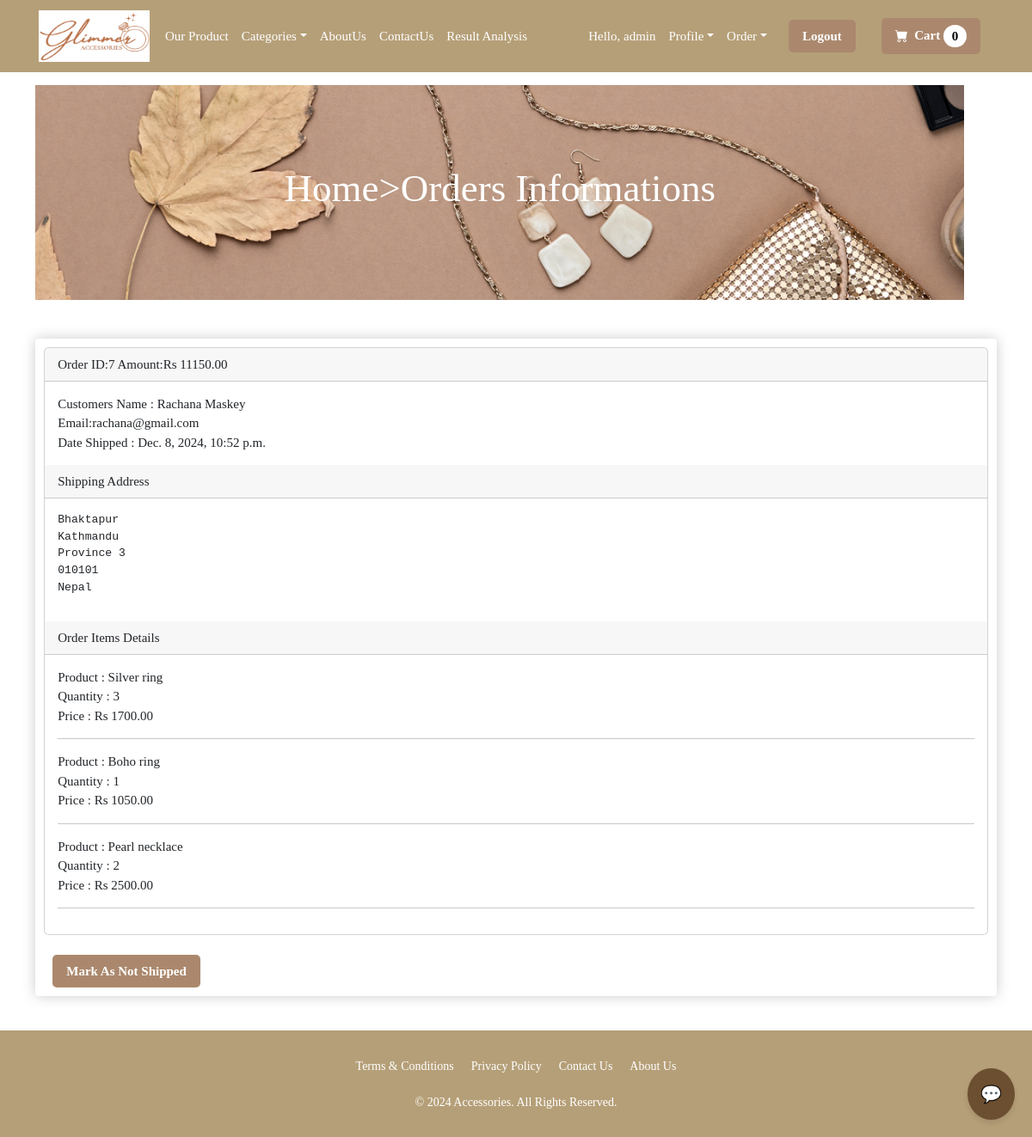
Page /payment/orders/7 (signed in) on the earlier database version.
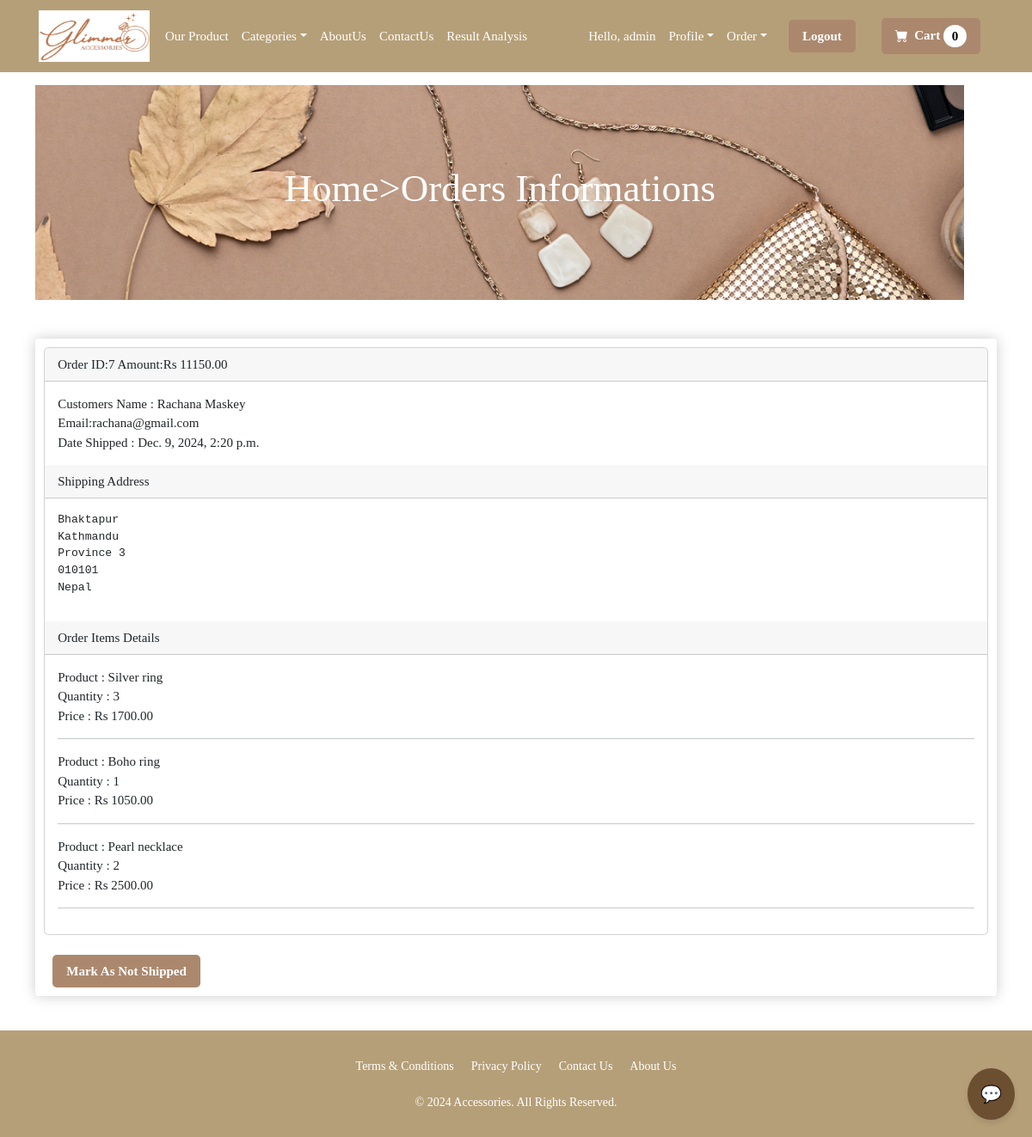
Same page on the later database version.
### payment/models.py (models this page shows, shortened)
class Order(models.Model):
    user=models.ForeignKey(User,on_delete=models.CASCADE,null=True,blank=True)
    full_name=models.CharField(max_length=250)
    email=models.EmailField(max_length=250)
    shipping_address=models.TextField(max_length=15000)
    amount_paid=models.DecimalField(max_digits=10,decimal_places=2)
    date_ordered=models.DateTimeField(auto_now_add=True)
    shipped=models.BooleanField(default=False)
    date_shipped=models.DateTimeField(blank=True,null=True)

### payment/views.py (the view, shortened to what this page needs)
# urls.py: path('orders/<int:pk>', views.orders, name='orders'),
def orders(request,pk):
    if request.user.is_authenticated and request.user.is_superuser:
        order=Order.objects.get(id=pk)
        items=OrderItem.objects.filter(order=pk)
        return render(request, "payment/orders.html", {"order":order,"items":items})
    else:
        messages.success(request,"Access Denied")
        return redirect('home')

### cart/cart.py (called while the page is built)
    def __len__(self):
        return len(self.cart)

### cart/context_processors.py (called while the page is built)
def cart(request):
    return{'cart':Cart(request)}

### ecommerce/models.py (called while the page is built)
    def __str__(self):
        return self.name

### payment/templates/payment/orders.html (shortened to what this page needs)
{%extends 'main.html' %}
{%load static%}
{%block content%}
<html>
</html>
<header class="py-5">
    <div class="container">
            <div id="slider" style="height: 250px;">
                <figure>
                    <img src="{% static 'images/4.jpg' %}" alt="Image 1">
                </figure>
                <div class="overlay">
                    <h1>Home>Orders Informations</h1>
                </div>
    </div>
</header>
<div class="container" style="margin-bottom: 40px;">
    <div class="box-element">
        <div class="card">
            <div class="card-header">
                Order ID:{{order.id}}
                Amount:Rs {{order.amount_paid}}
            </div>
            <div class="card-body">
                <div class="cardbody">
                <br>
                </div>
                Email:{{order.email}}
                <br>
                {%if order.date_shipped %}
                    Date Shipped : {{ order.date_shipped }}
                {% else %}
                    Date Ordered : {{ order.date_ordered}}
                {% endif %}
                <br>
            </div>
            <div class="card-header">
                Shipping Address
            </div>
            <div class="card-body">
                <pre>{{order.shipping_address}}</pre>
            </div>
            <div class="card-header">
                Order Items Details
            </div>
            <div class="card-body">
                {%for item in items%}
                    <div class="cardbody">
                    <br>
                    </div>
                    Quantity : {{item.quantity}}
                    <br>
                    Price : Rs {{item.price}}
                    <hr>
                {%endfor%}
            </div>
        </div>
        <br>
        {%if not order.shipped%}
            <form method="POST">
                {%csrf_token%}
                <input type="hidden" name="shipping_status" value="true">
                <button type="submit" class="custom-login-button">Mark As Shipped</button>
            </form>
        {%else%}
            <form method="POST">
                <button type="submit" class="custom-login-button">Mark As Not Shipped</button>
            </form>
        {%endif%}
    </div>
</div>
{%endblock content%}

Differences in the rows shown:
changed Order "rachana@gmail.com": date_shipped "Dec. 8, 2024, 10:52 p.m." → "Dec. 9, 2024, 2:20 p.m."
